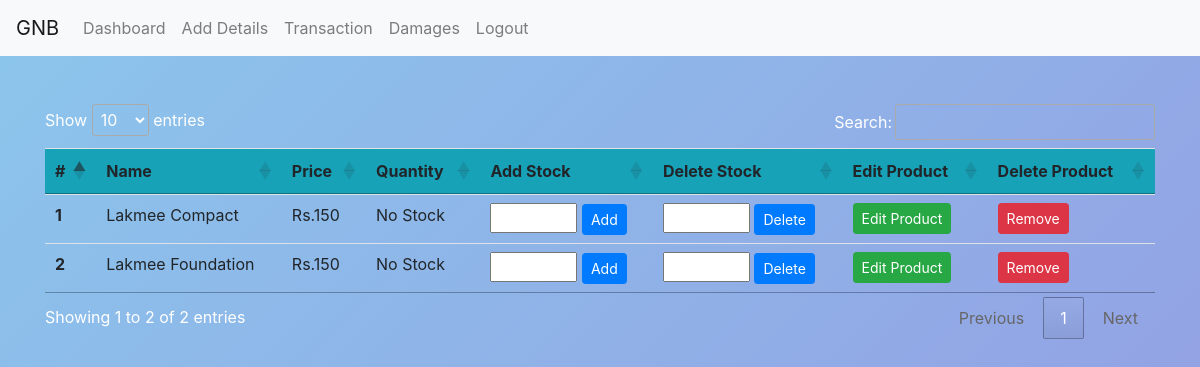
/dashboard/ (signed in), run on an earlier commit of the app's database.
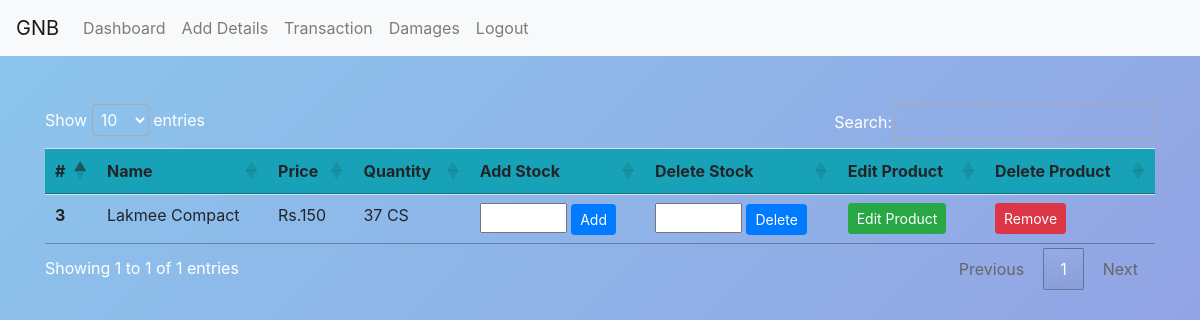
And on a later commit of the database.
### warehouseapp/models.py (models this page shows, shortened)
class Product(models.Model):
	user = models.ForeignKey(User, on_delete= models.CASCADE)
	company = models.ForeignKey(Company, on_delete=models.CASCADE, blank=True, null=True)
	name = models.CharField(max_length=250)
	price = models.IntegerField()
	quantity = models.IntegerField(blank=True, null=True, default=0)

### warehouseapp/views.py (the view)
# urls.py: path('dashboard/', views.Dashboard, name = 'dashboard'),
def Dashboard(request):
	products = Product.objects.filter(user=request.user)
	return render(request, 'dashboard.html', {'products':products})

### templates/dashboard.html (shortened to what this page needs)
	{% extends "base.html" %}
	{% load static %}
	{% block extra_style %}
	<link rel="stylesheet" type="text/css" href="https://cdn.datatables.net/1.10.20/css/jquery.dataTables.css">
	{% endblock extra_style %}
	{% block content %}
	<div class="container mt-5 mb-3">
		<table class="table table-hover love ">
			<thead>
				<tr class="bg-info">
					<th scope="col">#</th>
					<th scope="col">Name</th>
					<th scope="col">Price</th>
					<th scope="col">Quantity</th>
					<th scope="col">Add Stock</th>
					<th scope="col">Delete Stock</th>
					<th scope="col">Edit Product</th>
					<th scope="col">Delete Product</th>
				</tr>
			</thead>
			<tbody>
				{% for product in products  %}
				<tr>
					<th scope="row">{{product.id}}</th>
					<td>{{product.name}}</td>
					<td>Rs.{{product.price}}</td>
					<td> {% if product.quantity == None %}
						No Stock
						{% else%}
						{{product.quantity}} CS
						{%endif%}
					</td>
					<td>
						<form method="POST" action="{% url 'warehouse:add_quantity' product.id %}">
							<input type="number" min="1" max="50" name="quantity">
							<button class="btn btn-sm btn-primary">Add</button>
						</form>
					</td>
					<td>
						<form method="POST" action="{% url 'warehouse:delete_quantity' product.id %}">
							<input type="number" min="1" max="50" name="quantity">
							<button type="submit" class="btn btn-sm btn-primary">Delete</button>
						</form>
					</td>
					<td><a href="{% url 'warehouse:update_product' product.id %}"><button class="btn btn-sm btn-success">Edit Product</button></a>
					</td>
					<td>
						<a href="{% url 'warehouse:delete_product' product.id %}"><button class="btn btn-sm btn-danger">Remove</button></a>
					</td>
				</tr>
				{% endfor %}
			</tbody>
		</table>
	</div>
	{% endblock content %}

### templates/base.html (shortened to what this page needs)
        <!DOCTYPE html>
        {% load static %}
        <html>
        <head>
          <link rel="stylesheet" type="text/css" href="{% static "css/main.css" %}">
          <link rel="stylesheet" href="https://stackpath.bootstrapcdn.com/bootstrap/4.4.1/css/bootstrap.min.css">
          {% block extra_style %}
          {% endblock extra_style %}
        </head>
        <body>
          <div class="bc">
             <nav class="navbar navbar-expand-lg navbar-light bg-light">
            <a class="navbar-brand" href="/">GNB</a>
            <div class="collapse navbar-collapse" id="navbarSupportedContent">
              <ul class="navbar-nav mr-auto">
                {% if request.user.is_authenticated %}
                <li class="nav-item">
                  <a class="nav-link" href="{% url 'warehouse:dashboard' %}">Dashboard</span></a>
                </li>
                <li class="nav-item">
                  <a class="nav-link" href="{% url 'warehouse:add_product' %}">Add Details</a>
                </li>
                <li class="nav-item">
                  <a class="nav-link" href="{% url 'warehouse:transaction' %}">Transaction</a>
                </li>
                <li class="nav-item">
                  <a class="nav-link" href="{% url 'warehouse:damages' %}">Damages</a>
                </li>
                <li class="nav-item">
                  <a class="nav-link" href="{% url 'warehouse:logout' %}">Logout</a>
                </li>
                {% endif %}
              </ul>
            </div>
          </nav>
          {% block content %}
          {% endblock content %}
</div>
        </body>
        </html>

### static/css/main.css (style rules this page uses)
body, html { margin: 0; padding: 0; height: 100%; font-family: 'Open Sans', sans-serif; color: white !important; }

### templates/base.html (style rules this page uses)
.bc { background-color: #8BC6EC; background-image: linear-gradient(135deg, #8BC6EC 0%, #9599E2 100%); height: auto !important; min-height: 100%; background-position: center; background-repeat: no-repeat; background-size: cover; }

What changed in the data, as far as the page shows it:
removed Product: id "1", name "Lakmee Compact", price "150", shows "No Stock"
removed Product: id "2", name "Lakmee Foundation", price "150", shows "No Stock"
added Product: id "3", name "Lakmee Compact", price "150", quantity "37"
Also different on the page:
text written by a page script: "Show entries Search: Showing 1 to 2 of 2 entries Previous 1 Next" → "Show entries Search: Showing 1 to 1 of 1 entries Previous 1 Next"
